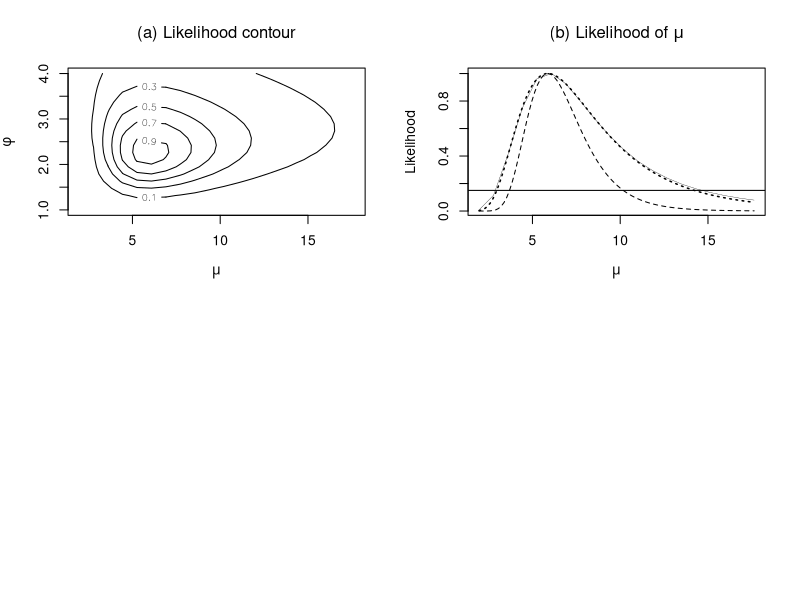

R code for this plot:
# Example 4.9

x<- c(23.9,27.3,  0.2,  3.6 , 6.0,  0.9,  0.9,
    0.5 , 0.2 ,14.2,  6.2,  0.05 , 3.9,  0.2,  0.1)
n<-length(x)

fun0<- function(mu,phi){
      alpha<-1/phi
      lam<- 1/(phi*mu)
      a<- -n*lgamma(alpha)+ n*alpha*log(lam) + 
         (alpha-1)*sum(log(x))- lam*sum(x)
      -a
      }

ll<-NULL
np<-20
mu<-  seq(mean(x)/3,mean(x)*3,len=np)
phi<- seq(1,4,len=np)
alp<- 1/phi
lam<- 1/(phi*mu)

ll2<- outer(mu,phi,'fun0')
  like2<- exp(min(ll2)-ll2)

par(mfrow=c(2,2))
contour(mu,phi,like2,
        xlab=expression(mu),ylab=expression(phi),
        level=c(.1,.3,.5,.7,.9))
title(expression('(a) Likelihood contour'))


# profile likelihood
like<- apply(like2,1,max)
plot(mu,like,xlab=expression(mu),
     ylab='Likelihood',type='n')
  lines(mu,like,lwd=.3)
  abline(h=.15)
  title(expression(paste('(b) Likelihood of ',mu)))

np<-100
mu<- seq(mean(x)/3,mean(x)*3,len=np)
ll<- fun0(phi=2.35,mu)
  like<- exp(min(ll)-ll)
  lines(mu,like,lty='dotted',lwd=1.5)

mu<- seq(mean(x)/3,mean(x)*3,len=np)
ll<- fun0(phi=1,mu)
  like<- exp(min(ll)-ll)
  lines(mu,like,lty='dashed')
